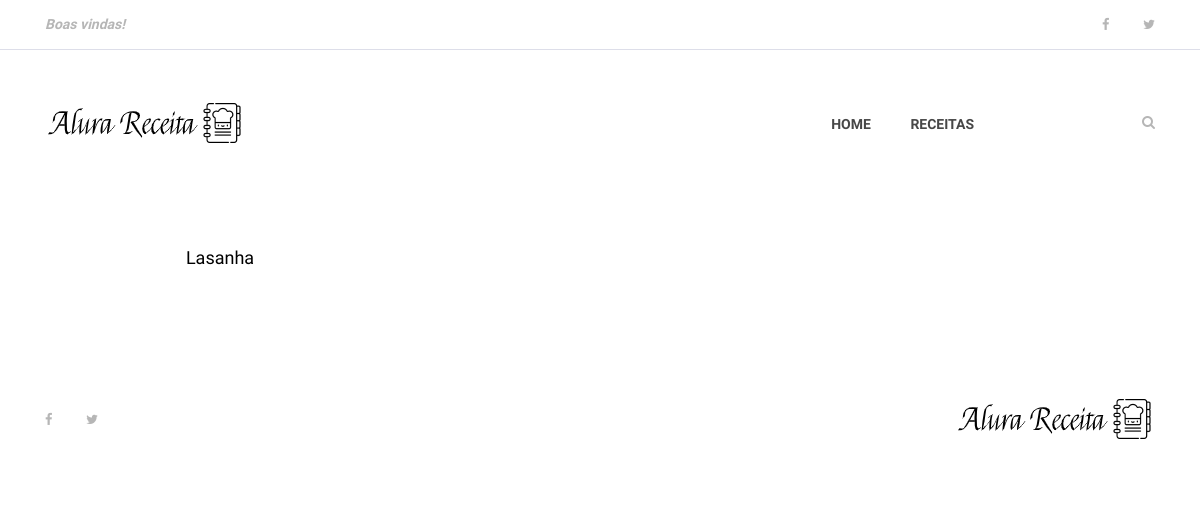
Before: / with the older database file.
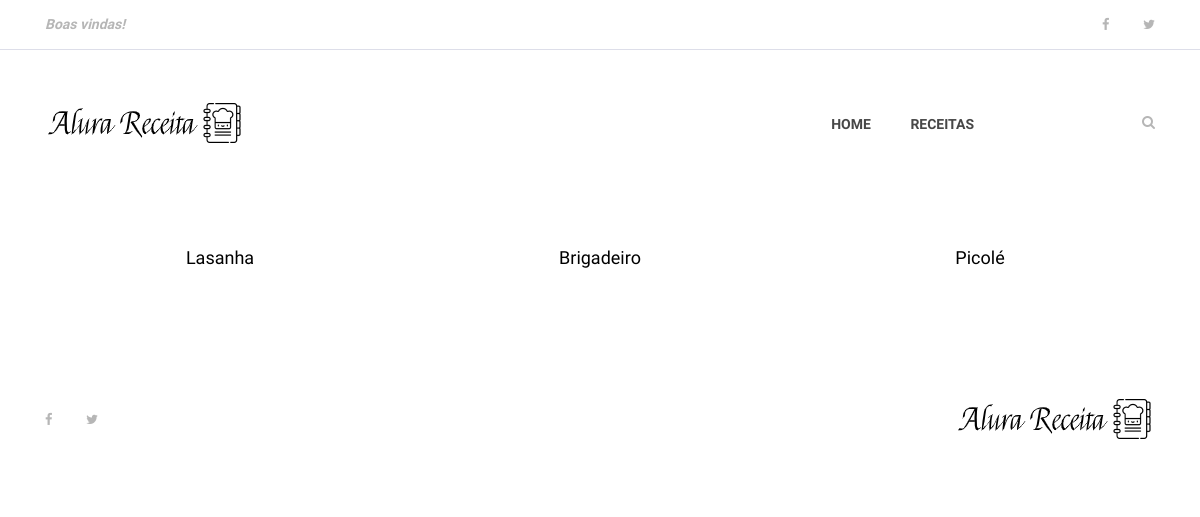
After: the same page with the newer database file.
### receitasapp/models.py (models this page shows, shortened)
class Recipe(models.Model):
    name = models.CharField(max_length=100)
    category = models.ForeignKey(RecipeCategory, on_delete=models.PROTECT, null=True)
    description = models.TextField()
    ingredients = models.TextField()
    ready_time_minutes = models.IntegerField()
    amount = models.IntegerField()
    amount_by = models.CharField(max_length=100)
    pub_date = models.DateTimeField(auto_now_add=True)
    img = models.TextField()

### receitasapp/views.py (the view)
# urls.py: path('', views.index, name='index'),
def index(request):
    recipies = None
    if(request.method == 'POST'):
        form = SearchForm(request.POST)
        print(form)
        if form.is_valid():
            name = form.cleaned_data["search"]
            category_id = form.cleaned_data["category_id"]
            print(category_id)
            if(category_id != None):
                recipies = Recipe.objects.filter(category=category_id)
            else:
                recipies = Recipe.objects.filter(name__contains=name)
        else:
            raise Exception("O formulário não é válido.")
    else:
        recipies = Recipe.objects.values('id', 'name', 'img')
    return render(request, "index.html", {
        'receitas': recipies
    })

### receitasapp/templates/index.html (shortened to what this page needs)
{% extends "base.html" %}
{% load static %}
{% block content %}
    {% include 'partials/header.html' %}
    <section class="best-receipe-area">
        <div class="container">
            <div class="row">
                {% for receita in receitas %}
                <div class="col-12 col-sm-6 col-lg-4">
                    <div class="single-best-receipe-area mb-30">
                        <div class="receipe-content">
                            <a href="/receita/{{ receita.id }}">
                                <h5>{{ receita.name }}</h5>
                            </a>
                        </div>
                    </div>
                </div>
                {% endfor %}
            </div>
        </div>
    </section>
    {% include 'partials/footer.html' %}
{% endblock %}

### receitasapp/templates/base.html (shortened to what this page needs)
{% load static %}
<!DOCTYPE html>
<html lang="pt-br">
<head>
    <link rel="stylesheet" href="{% static 'site.css' %}">
</head>
<body>
    {% block content %}
    {% endblock %}
</body>
</html>

### receitasapp/templates/partials/header.html (shortened to what this page needs)
{% load static %}
<header class="header-area">
    <div class="top-header-area">
        <div class="container h-100">
            <div class="row h-100 align-items-center justify-content-between">
                <div class="col-12 col-sm-6">
                    <div class="breaking-news">
                        <div id="breakingNewsTicker" class="ticker">
                            <ul>
                                <li><a href="">Boas vindas!</a></li>
                            </ul>
                        </div>
                    </div>
                </div>
                <div class="col-12 col-sm-6">
                    <div class="top-social-info text-right">
                        <a href="#"><i class="fa fa-facebook" aria-hidden="true"></i></a>
                        <a href="#"><i class="fa fa-twitter" aria-hidden="true"></i></a>
                    </div>
                </div>
            </div>
        </div>
    </div>
    <div class="delicious-main-menu">
        <div class="classy-nav-container breakpoint-off">
            <div class="container">
                <nav class="classy-navbar justify-content-between" id="deliciousNav">
                    <a class="nav-brand" href="{% url 'index' %}"><img src="{% static 'img/core-img/logo.png' %}"
                            alt=""></a>
                    <div class="classy-menu">
                        <div class="classynav">
                            <ul>
                                <li><a href="{% url 'index' %}">Home</a></li>
                                <li><a href="{% url 'index' %}">Receitas</a></li>
                            </ul>
                            <div class="search-btn">
                                <i class="fa fa-search" aria-hidden="true"></i>
                            </div>
                        </div>
                    </div>
                </nav>
            </div>
        </div>
    </div>
</header>

### receitasapp/templates/partials/footer.html
{% load static %}
<footer class="footer-area">
    <div class="container h-100">
        <div class="row h-100">
            <div class="col-12 h-100 d-flex flex-wrap align-items-center justify-content-between">
                <div class="footer-social-info text-right">
                    <a href="#"><i class="fa fa-facebook" aria-hidden="true"></i></a>
                    <a href="#"><i class="fa fa-twitter" aria-hidden="true"></i></a>
                </div>
                <div class="footer-logo">
                    <a href="{% url 'index' %}"><img src="{% static 'img/core-img/logo.png' %}" alt=""></a>
                </div>
            </div>
        </div>
    </div>
</footer>

### receitasalura/static/site.css (style rules this page uses)
* { margin: 0; padding: 0; }
body { font-family: "Open Sans", sans-serif; font-size: 14px; }
h1, h2, h3, h4, h5, h6 { color: #000000; line-height: 1.3; font-weight: 600; }
a, a:hover, a:focus { -webkit-transition-duration: 500ms; transition-duration: 500ms; text-decoration: none; outline: 0 solid transparent; color: #000000; font-weight: 600; font-size: 14px; color: #474747; }
ul, ol { margin: 0; }
ul li, ol li { list-style: none; }
img { height: auto; max-width: 100%; }
.mb-30 { margin-bottom: 30px !important; }
.header-area { position: relative; z-index: 100; width: 100%; }
.header-area .top-header-area { width: 100%; height: 50px; background-color: #ffffff; border-bottom: 1px solid #dddee9; }
.header-area .top-header-area .breaking-news { position: relative; z-index: 1; }
.header-area .top-header-area .breaking-news .ticker { width: 100%; text-align: left; position: relative; overflow: hidden; }
.header-area .top-header-area .breaking-news .ticker ul { width: 100%; position: relative; z-index: 1; }
.header-area .top-header-area .breaking-news .ticker ul li { display: none; width: 100%; }
.header-area .top-header-area .breaking-news .ticker ul li a { font-size: 14px; color: #b6b6b6; font-style: italic; }
.header-area .top-header-area .top-social-info a { display: inline-block; color: #b6b6b6; font-size: 13px; margin-right: 30px; }
.header-area .top-header-area .top-social-info a:last-child { margin-right: 0; }
.header-area .delicious-main-menu { position: relative; width: 100%; z-index: 100; height: 145px; }
.header-area .delicious-main-menu .classy-nav-container { background-color: transparent; }
.header-area .delicious-main-menu .classy-navbar { height: 145px; padding: 0; }
.header-area .delicious-main-menu .classy-navbar .classynav ul li a { font-weight: 600; }
.header-area .delicious-main-menu .classy-navbar .classynav > ul > li > a { text-transform: uppercase; padding: 12px 18px 11px; background-color: transparent; border-bottom: 3px solid transparent; line-height: 1; color: #474747; font-weight: 600; }
.header-area .delicious-main-menu .classynav .search-btn { color: #b6b6b6; margin-left: 150px; cursor: pointer; -webkit-transition-duration: 500ms; transition-duration: 500ms; }
.header-area .delicious-main-menu .classynav .search-btn i { -webkit-transition-duration: 500ms; transition-duration: 500ms; }
.best-receipe-area { position: relative; z-index: 1; padding-bottom: 50px; }
.single-best-receipe-area { position: relative; z-index: 1; }
.single-best-receipe-area .receipe-content { padding-top: 30px; text-align: center; }
.single-best-receipe-area .receipe-content h5 { font-size: 18px; margin-bottom: 10px; font-weight: 400; -webkit-transition-duration: 500ms; transition-duration: 500ms; }
.footer-area { position: relative; z-index: 1; width: 100%; height: 140px; background-color: #ffffff; }
.footer-area .footer-social-info { padding-right: 15px; }
.footer-area .footer-social-info a { display: inline-block; color: #b6b6b6; font-size: 13px; margin-right: 30px; }
.footer-area .footer-social-info a:last-child { margin-right: 0; }

Changed rows visible on the page:
added Recipe: name "Brigadeiro"
added Recipe: name "Picolé"
